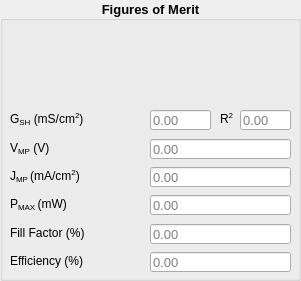
   <widget class="QGroupBox" name="figures_of_merit_box">
    <property name="geometry">
     <rect>
      <x>1100</x>
      <y>80</y>
      <width>301</width>
      <height>281</height>
     </rect>
    </property>
    <property name="font">
     <font>
      <pointsize>10</pointsize>
      <weight>75</weight>
      <bold>true</bold>
     </font>
    </property>
    <property name="title">
     <string>Figures of Merit</string>
    </property>
    <property name="alignment">
     <set>Qt::AlignCenter</set>
    </property>
    <widget class="QLabel" name="label_gsh">
     <property name="geometry">
      <rect>
       <x>10</x>
       <y>110</y>
       <width>91</width>
       <height>18</height>
      </rect>
     </property>
     <property name="font">
      <font>
       <pointsize>9</pointsize>
       <weight>50</weight>
       <bold>false</bold>
      </font>
     </property>
     <property name="text">
      <string>G&lt;sub&gt;SH&lt;/sub&gt; (mS/cm&lt;sup&gt;2&lt;/sup&gt;)</string>
     </property>
    </widget>
    <widget class="QLineEdit" name="result_gsh">
     <property name="geometry">
      <rect>
       <x>150</x>
       <y>110</y>
       <width>61</width>
       <height>20</height>
      </rect>
     </property>
     <property name="font">
      <font>
       <pointsize>10</pointsize>
       <weight>50</weight>
       <bold>false</bold>
      </font>
     </property>
     <property name="dragEnabled">
      <bool>true</bool>
     </property>
     <property name="readOnly">
      <bool>true</bool>
     </property>
     <property name="placeholderText">
      <string>0.00</string>
     </property>
    </widget>
    <widget class="QLabel" name="label_vmp">
     <property name="geometry">
      <rect>
       <x>10</x>
       <y>139</y>
       <width>51</width>
       <height>18</height>
      </rect>
     </property>
     <property name="font">
      <font>
       <pointsize>9</pointsize>
       <weight>50</weight>
       <bold>false</bold>
      </font>
     </property>
     <property name="text">
      <string>&lt;html&gt;&lt;head/&gt;&lt;body&gt;&lt;p&gt;V&lt;span style=&quot; vertical-align:sub;&quot;&gt;MP&lt;/span&gt; (V)&lt;/p&gt;&lt;/body&gt;&lt;/html&gt;</string>
     </property>
    </widget>
    <widget class="QLineEdit" name="result_vmp">
     <property name="geometry">
      <rect>
       <x>150</x>
       <y>139</y>
       <width>141</width>
       <height>20</height>
      </rect>
     </property>
     <property name="font">
      <font>
       <pointsize>10</pointsize>
       <weight>50</weight>
       <bold>false</bold>
      </font>
     </property>
     <property name="dragEnabled">
      <bool>true</bool>
     </property>
     <property name="readOnly">
      <bool>true</bool>
     </property>
     <property name="placeholderText">
      <string>0.00</string>
     </property>
    </widget>
    <widget class="QLabel" name="label_jmp">
     <property name="geometry">
      <rect>
       <x>10</x>
       <y>167</y>
       <width>91</width>
       <height>18</height>
      </rect>
     </property>
     <property name="font">
      <font>
       <pointsize>9</pointsize>
       <weight>50</weight>
       <bold>false</bold>
      </font>
     </property>
     <property name="text">
      <string>&lt;html&gt;&lt;head/&gt;&lt;body&gt;&lt;p&gt;J&lt;span style=&quot; vertical-align:sub;&quot;&gt;MP &lt;/span&gt;(mA/cm&lt;span style=&quot; vertical-align:super;&quot;&gt;2&lt;/span&gt;)&lt;/p&gt;&lt;/body&gt;&lt;/html&gt;</string>
     </property>
    </widget>
    <widget class="QLineEdit" name="result_jmp">
     <property name="geometry">
      <rect>
       <x>150</x>
       <y>167</y>
       <width>141</width>
       <height>20</height>
      </rect>
     </property>
     <property name="font">
      <font>
       <pointsize>10</pointsize>
       <weight>50</weight>
       <bold>false</bold>
      </font>
     </property>
     <property name="dragEnabled">
      <bool>true</bool>
     </property>
     <property name="readOnly">
      <bool>true</bool>
     </property>
     <property name="placeholderText">
      <string>0.00</string>
     </property>
    </widget>
    <widget class="QLabel" name="label_pmax">
     <property name="geometry">
      <rect>
       <x>10</x>
       <y>195</y>
       <width>71</width>
       <height>18</height>
      </rect>
     </property>
     <property name="font">
      <font>
       <pointsize>9</pointsize>
       <weight>50</weight>
       <bold>false</bold>
      </font>
     </property>
     <property name="text">
      <string>&lt;html&gt;&lt;head/&gt;&lt;body&gt;&lt;p&gt;P&lt;span style=&quot; vertical-align:sub;&quot;&gt;MAX &lt;/span&gt;(mW)&lt;/p&gt;&lt;/body&gt;&lt;/html&gt;</string>
     </property>
    </widget>
    <widget class="QLineEdit" name="result_pmax">
     <property name="geometry">
      <rect>
       <x>150</x>
       <y>195</y>
       <width>141</width>
       <height>20</height>
      </rect>
     </property>
     <property name="font">
      <font>
       <pointsize>10</pointsize>
       <weight>50</weight>
       <bold>false</bold>
      </font>
     </property>
     <property name="dragEnabled">
      <bool>true</bool>
     </property>
     <property name="readOnly">
      <bool>true</bool>
     </property>
     <property name="placeholderText">
      <string>0.00</string>
     </property>
    </widget>
    <widget class="QLabel" name="label_ff">
     <property name="geometry">
      <rect>
       <x>10</x>
       <y>224</y>
       <width>91</width>
       <height>18</height>
      </rect>
     </property>
     <property name="font">
      <font>
       <pointsize>9</pointsize>
       <weight>50</weight>
       <bold>false</bold>
      </font>
     </property>
     <property name="text">
      <string>&lt;html&gt;&lt;head/&gt;&lt;body&gt;&lt;p&gt;Fill Factor (%)&lt;/p&gt;&lt;/body&gt;&lt;/html&gt;</string>
     </property>
    </widget>
    <widget class="QLineEdit" name="result_ff">
     <property name="geometry">
      <rect>
       <x>150</x>
       <y>224</y>
       <width>141</width>
       <height>20</height>
      </rect>
     </property>
     <property name="font">
      <font>
       <pointsize>10</pointsize>
       <weight>50</weight>
       <bold>false</bold>
      </font>
     </property>
     <property name="dragEnabled">
      <bool>true</bool>
     </property>
     <property name="readOnly">
      <bool>true</bool>
     </property>
     <property name="placeholderText">
      <string>0.00</string>
     </property>
    </widget>
    <widget class="QLabel" name="label_eff">
     <property name="geometry">
      <rect>
       <x>10</x>
       <y>252</y>
       <width>91</width>
       <height>18</height>
      </rect>
     </property>
     <property name="font">
      <font>
       <pointsize>9</pointsize>
       <weight>50</weight>
       <bold>false</bold>
      </font>
     </property>
     <property name="text">
      <string>&lt;html&gt;&lt;head/&gt;&lt;body&gt;&lt;p&gt;Efficiency (%)&lt;/p&gt;&lt;/body&gt;&lt;/html&gt;</string>
     </property>
    </widget>
    <widget class="QLineEdit" name="result_eff">
     <property name="geometry">
      <rect>
       <x>150</x>
       <y>252</y>
       <width>141</width>
       <height>20</height>
      </rect>
     </property>
     <property name="font">
      <font>
       <pointsize>10</pointsize>
       <weight>50</weight>
       <bold>false</bold>
      </font>
     </property>
     <property name="dragEnabled">
      <bool>true</bool>
     </property>
     <property name="readOnly">
      <bool>true</bool>
     </property>
     <property name="placeholderText">
      <string>0.00</string>
     </property>
    </widget>
    <widget class="QLabel" name="label_gsh_rsquared">
     <property name="geometry">
      <rect>
       <x>220</x>
       <y>110</y>
       <width>21</width>
       <height>18</height>
      </rect>
     </property>
     <property name="font">
      <font>
       <pointsize>9</pointsize>
       <weight>50</weight>
       <bold>false</bold>
      </font>
     </property>
     <property name="text">
      <string>R&lt;sup&gt;2&lt;/sup&gt;</string>
     </property>
    </widget>
    <widget class="QLineEdit" name="result_gsh_squared">
     <property name="geometry">
      <rect>
       <x>240</x>
       <y>110</y>
       <width>51</width>
       <height>20</height>
      </rect>
     </property>
     <property name="maximumSize">
      <size>
       <width>51</width>
       <height>20</height>
      </size>
     </property>
     <property name="font">
      <font>
       <pointsize>10</pointsize>
       <weight>50</weight>
       <bold>false</bold>
      </font>
     </property>
     <property name="dragEnabled">
      <bool>true</bool>
     </property>
     <property name="readOnly">
      <bool>true</bool>
     </property>
     <property name="placeholderText">
      <string>0.00</string>
     </property>
    </widget>
   </widget>
